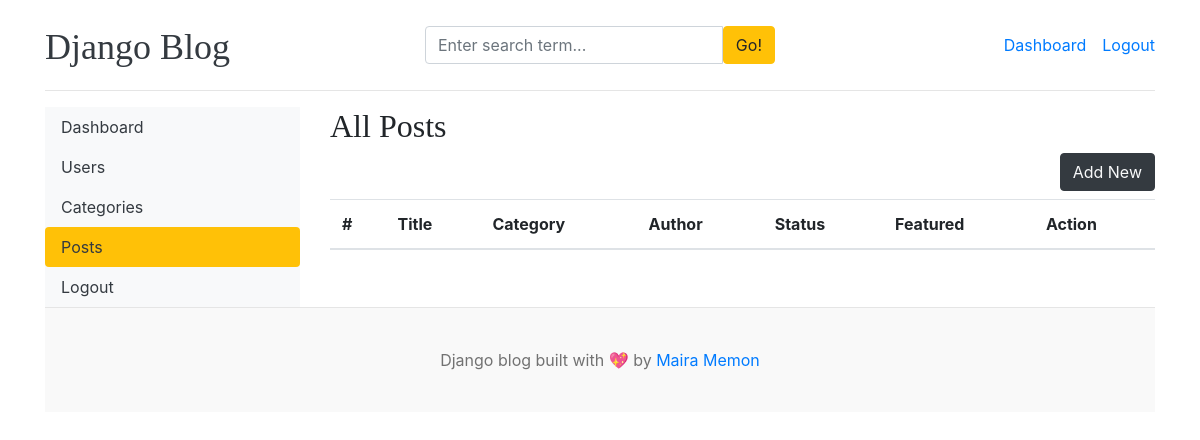
/dashboard/posts/ (signed in), run on an earlier commit of the app's database.
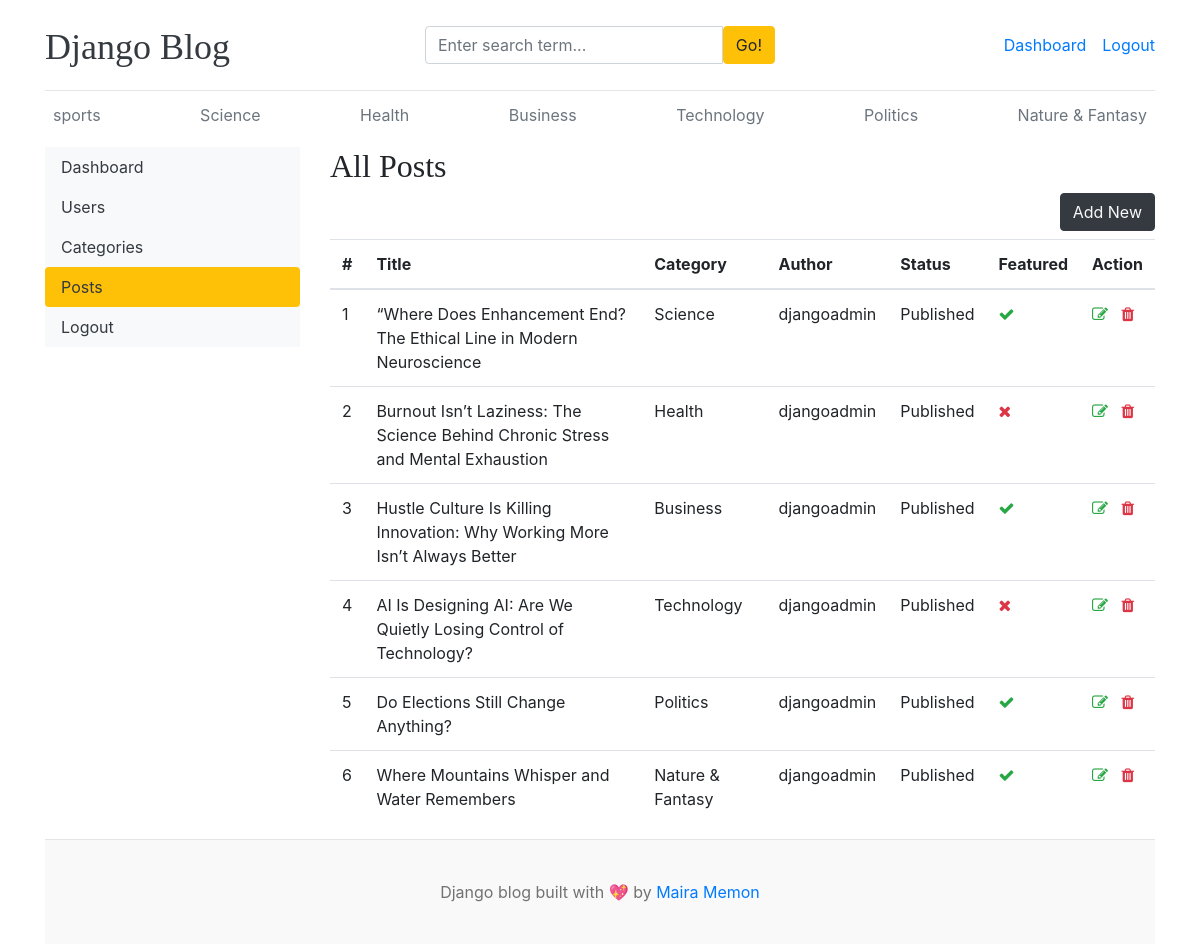
And on a later commit of the database.
### blogs/models.py (models this page shows, shortened)
class Category(models.Model):
    category_name = models.CharField(max_length=50, unique=True)
    created_at = models.DateTimeField(auto_now_add=True)
    updated_at = models.DateTimeField(auto_now=True)
    class Meta:
        verbose_name_plural = 'categories'
    def __str__(self):
        return self.category_name

class Blog(models.Model):
    title = models.CharField(max_length=100)
    slug = models.SlugField(max_length=150, unique=True, blank=True)
    category = models.ForeignKey(Category, on_delete=models.CASCADE)
    author = models.ForeignKey(User, on_delete=models.CASCADE)
    featured_image = models.ImageField(upload_to='uploads/%Y/%m/%d', blank=True, null=True)
    short_description = models.TextField(max_length=500)
    blog_body = models.TextField(max_length=2000)
    status = models.CharField(max_length=20, choices=STATUS_CHOICES, default="Draft")
    is_featured = models.BooleanField(default=False)
    created_at = models.DateTimeField(auto_now_add=True)
    updated_at = models.DateTimeField(auto_now=True)

### dashboards/views.py (the view)
# urls.py: path('posts/', views.posts, name='posts'),
@login_required(login_url='login')
def posts(request):
    posts = Blog.objects.all()
    context = {
        'posts': posts,
    }
    return render(request, 'dashboard/posts.html', context)

### blogs/context_processors.py (called while the page is built)
def get_categories(request):
    categories = Category.objects.all()
    return dict(categories=categories)

def get_social_links(request):
    social_links = SocialLink.objects.all()
    return dict(social_links=social_links)

### templates/dashboard/posts.html (shortened to what this page needs)
{% extends 'base.html' %}
{% block content %}
<div class="row">
    {% include 'dashboard/sidebar.html' %}
    <div class="col-md-9">
        <h2>All Posts</h2>
        <a href="{% url 'add_post' %}" class="btn btn-dark text-light float-right mb-2">Add New</a>
        <table class="table table-hover">
            <thead>
              <tr>
                <th>#</th>
                <th>Title</th>
                <th>Category</th>
                <th>Author</th>
                <th>Status</th>
                <th>Featured</th>
                <th>Action</th>
              </tr>
            </thead>
            <tbody>
            {% for post in posts %}
              <tr>
                <td>{{ forloop.counter }}</td>
                <td>{{ post.title }}</td>
                <td>{{ post.category }}</td>
                <td>{{ post.author }}</td>
                <td>{{ post.status }}</td>
                <td>{% if post.is_featured %}<i class="fa fa-check text-success"></i>{% else %}<i class="fa fa-times text-danger"></i>{% endif %}</td>
                <td>
                    <a href="{% url 'edit_post' post.id %}"><i class="fa fa-edit text-success"></i></a>
                    <a href="{% url 'delete_post' post.id %}"><i class="fa fa-trash text-danger"></i></a>
                </td>
              </tr>
            {% endfor %}
            </tbody>
          </table>
    </div>
</div>
{% endblock %}

### templates/base.html (shortened to what this page needs)
{% load static %}
<!DOCTYPE html>
<html lang="en">
<head>
    <link href="https://getbootstrap.com/docs/4.0/dist/css/bootstrap.min.css" rel="stylesheet">
    <link href="{% static 'css/blog.css' %}" rel="stylesheet">
    <link rel="stylesheet" href="https://cdnjs.cloudflare.com/ajax/libs/font-awesome/4.7.0/css/font-awesome.min.css">
  </head>
<body>
    <div class="container">
      <header class="blog-header py-3">
        <div class="row flex-nowrap justify-content-between align-items-center">
          <div class="col-4 pt-1">
            <a class="blog-header-logo text-dark" href="/">Django Blog</a>
          </div>
          <div class="col-4">
            <form action="{% url 'search' %}" method="GET">
              <div class="input-group">
                <input class="form-control" type="text" name="keyword" value="{{ keyword }}" placeholder="Enter search term..." aria-label="Enter search term..." aria-describedby="button-search" />
                <button type="submit" class="btn btn-warning" id="button-search" type="button">Go!</button>
            </div>
            </form>
          </div>
          <div class="col-4 d-flex justify-content-end align-items-center">
            {% if not user.is_authenticated %}
            <a class="btn btn-sm btn-warning" href="{% url 'login' %}">Login</a> &nbsp;
            <a class="btn btn-sm btn-outline-secondary" href="{% url 'register' %}">Register</a>
            {% else %}
            <span><a href="{% url 'dashboard' %}">Dashboard</a></span>
            <span><a href="{% url 'logout' %}">Logout</a></span>
            {% endif %}
          </div>
        </div>
      </header>
      <div class="nav-scroller py-1 mb-2">
        <nav class="nav d-flex justify-content-between">
          {% for cat in categories %}
          <a class="p-2 text-muted" href="{% url 'posts_by_category' cat.id %}">{{ cat.category_name }}</a>
          {% endfor %}
        </nav>
      </div>
{% block content %}
{% endblock %}
<footer class="blog-footer">
    <p>Django blog built with 💖 by <a href="#">Maira Memon</a></p>
  </footer>
  </body>
  </html>

What changed in the data, as far as the page shows it:
added Category: category_name "sports"
added Category: category_name "Science"
added Category: category_name "Health"
added Category: category_name "Business"
added Category: category_name "Technology"
added Category: category_name "Politics"
added Category: category_name "Nature & Fantasy"
added Blog: title "“Where Does Enhancement End? The Ethical Line in Modern Neuroscience", category "Science", author "djangoadmin", status "Published", is_featured True (drawn)
added Blog: title "Burnout Isn’t Laziness: The Science Behind Chronic Stress and Mental Exhaustion", category "Health", author "djangoadmin", status "Published", is_featured False (drawn)
added Blog: title "Hustle Culture Is Killing Innovation: Why Working More Isn’t Always Better", category "Business", author "djangoadmin", status "Published", is_featured True (drawn)
added Blog: title "AI Is Designing AI: Are We Quietly Losing Control of Technology?", category "Technology", author "djangoadmin", status "Published", is_featured False (drawn)
added Blog: title "Do Elections Still Change Anything?", category "Politics", author "djangoadmin", status "Published", is_featured True (drawn)
added Blog: title "Where Mountains Whisper and Water Remembers", category "Nature & Fantasy", author "djangoadmin", status "Published", is_featured True (drawn)
